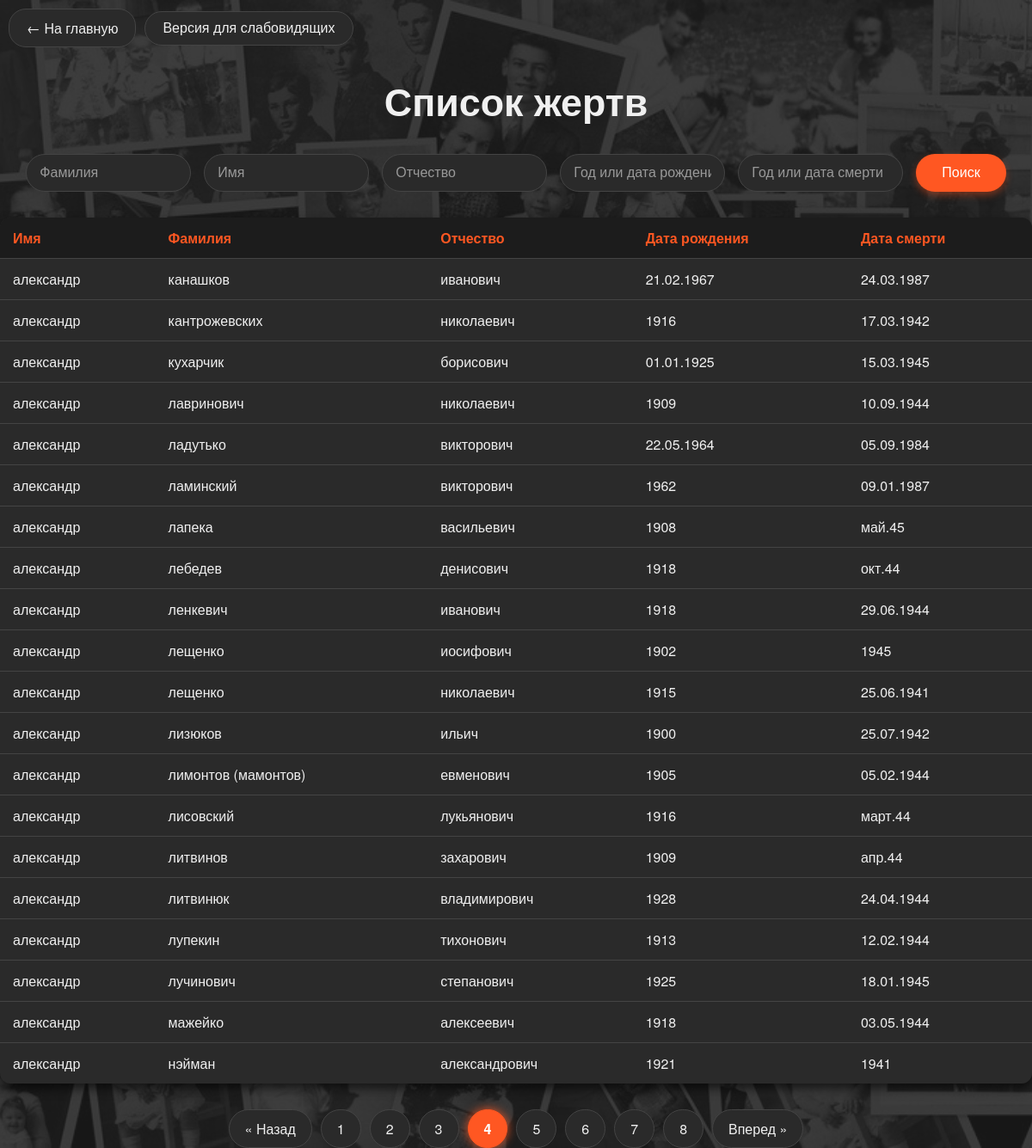
The page /6btn.php?page=4 on the database its author committed.
### tables this page shows
CREATE TABLE "people" (
	"name"	TEXT,
	"surname"	TEXT,
	"patronymic"	TEXT,
	"birth_date"	TEXT,
	"death_date"	TEXT
);

### 6btn.php (the view, shortened to what this page needs)
<?php
function h($str) {
    return htmlspecialchars($str ?? '', ENT_QUOTES, 'UTF-8');
}
$pdo = new PDO('sqlite:bd_from_csv.sqlite');
$pdo->setAttribute(PDO::ATTR_ERRMODE, PDO::ERRMODE_EXCEPTION);
$surname = $_GET['surname'] ?? '';
$name = $_GET['name'] ?? '';
$patronymic = $_GET['patronymic'] ?? '';
$birth_date = $_GET['birth_date'] ?? '';
$death_date = $_GET['death_date'] ?? '';
$page = max(1, (int)($_GET['page'] ?? 1));
$perPage = 20;
$where = [];
$params = [];
$where[] = "surname != 'Фамилия'";
$where[] = "name != 'Имя'";
$where[] = "patronymic != 'Отчество'";
$where[] = "birth_date != 'Дата рождения'";
$where[] = "death_date != 'Дата смерти'";
$whereSQL = $where ? 'WHERE ' . implode(' AND ', $where) : '';
$countStmt = $pdo->prepare("SELECT COUNT(*) FROM people $whereSQL");
$countStmt->execute($params);
$total = $countStmt->fetchColumn();
$offset = ($page - 1) * $perPage;
$sql = "SELECT * FROM people $whereSQL ORDER BY surname, name, patronymic LIMIT :limit OFFSET :offset";
$stmt = $pdo->prepare($sql);
$stmt->bindValue(':limit', $perPage, PDO::PARAM_INT);
$stmt->bindValue(':offset', $offset, PDO::PARAM_INT);
$stmt->execute();
$results = $stmt->fetchAll(PDO::FETCH_ASSOC);
$totalPages = ceil($total / $perPage);
?>
<!DOCTYPE html>
<html lang="ru">
<head>
</head>
<body>
<div class="top-controls">
  <a href="index.html" class="back-home-btn">← На главную</a>
  <button onclick="toggleAccessibility()" id="accessibilityBtn">Версия для слабовидящих</button>
</div>
<h1>Список жертв</h1>
<form method="get">
    <input type="text" name="surname" placeholder="Фамилия" value="<?= h($surname) ?>" />
    <input type="text" name="name" placeholder="Имя" value="<?= h($name) ?>" />
    <input type="text" name="patronymic" placeholder="Отчество" value="<?= h($patronymic) ?>" />
    <input type="text" name="birth_date" placeholder="Год или дата рождения" value="<?= h($birth_date) ?>" />
    <input type="text" name="death_date" placeholder="Год или дата смерти" value="<?= h($death_date) ?>" />
    <button type="submit">Поиск</button>
</form>
<table>
    <thead>
        <tr>
            <th>Имя</th>
            <th>Фамилия</th>
            <th>Отчество</th>
            <th>Дата рождения</th>
            <th>Дата смерти</th>
        </tr>
    </thead>
    <tbody>
        <?php if ($results): ?>
            <?php foreach ($results as $row): ?>
                <tr>
                    <td><?= h($row['surname']) ?></td>
                    <td><?= h($row['name']) ?></td>
                    <td><?= h($row['patronymic']) ?></td>
                    <td><?= h($row['birth_date']) ?></td>
                    <td><?= h($row['death_date']) ?></td>
                </tr>
            <?php endforeach; ?>
        <?php else: ?>
            <tr><td colspan="5">Нет данных</td></tr>
        <?php endif; ?>
    </tbody>
</table>
<div class="pagination">
    <?php if ($page > 1): ?>
        <a href="?<?= http_build_query(array_merge($_GET, ['page' => $page - 1])) ?>">&laquo; Назад</a>
    <?php endif; ?>
    <?php
    $start = max(1, $page - 4);
    $end = min($totalPages, $page + 4);
    for ($p = $start; $p <= $end; $p++):
    ?>
        <?php if ($p == $page): ?>
            <span class="current"><?= $p ?></span>
        <?php else: ?>
            <a href="?<?= http_build_query(array_merge($_GET, ['page' => $p])) ?>"><?= $p ?></a>
        <?php endif; ?>
    <?php endfor; ?>
    <?php if ($page < $totalPages): ?>
        <a href="?<?= http_build_query(array_merge($_GET, ['page' => $page + 1])) ?>">Вперед &raquo;</a>
    <?php endif; ?>
</div>
</body>
</html>

### 6btn.php (style rules this page uses)
body { font-family: 'Helvetica Neue', 'Pathway Gothic One', sans-serif; background-color: #1c1c1c; color: #f0f0f0; margin: 0; padding: 0; background-image: url('fon.jpg'); background-size: cover; background-position: center; background-repeat: no-repeat; background-attachment: fixed; position: relative; z-index: 0; }
body::before { content: ""; position: fixed; top: 0; left: 0; right: 0; bottom: 0; background: rgba(28, 28, 28, 0.85); z-index: -1; }
h1 { color: #f0f0f0; font-weight: 600; font-size: 2.8em; text-align: center; margin-bottom: 30px; }
form { display: flex; flex-wrap: wrap; gap: 15px; justify-content: center; margin-bottom: 30px; }
input[type=text] { padding: 12px 15px; width: 160px; background-color: #2a2a2a; border: 1px solid #444444; border-radius: 25px; color: #f0f0f0; font-size: 1em; transition: border-color 0.3s ease, background-color 0.3s ease; }
input[type=text]::placeholder { color: #999999; }
button[type=submit] { padding: 12px 30px; background-color: #ff5722; color: white; border: none; border-radius: 25px; cursor: pointer; font-size: 1em; transition: background-color 0.3s ease, transform 0.3s ease; box-shadow: 0 4px 8px rgba(255, 87, 34, 0.4); }
table { border-collapse: collapse; width: 100%; background-color: #2a2a2a; border-radius: 12px; overflow: hidden; box-shadow: 0 6px 12px rgba(0, 0, 0, 0.6); }
th, td { padding: 12px 15px; border-bottom: 1px solid #444444; color: #f0f0f0; text-align: left; font-size: 1em; }
th { background-color: #1c1c1c; font-weight: 600; color: #ff5722; }
tbody tr:last-child td { border-bottom: none; }
.pagination { margin-top: 30px; display: flex; flex-wrap: wrap; justify-content: center; gap: 10px; }
.pagination a, .pagination span { padding: 10px 18px; border: 1px solid #444444; border-radius: 25px; text-decoration: none; color: #f0f0f0; background-color: #2a2a2a; font-weight: 500; transition: background-color 0.3s ease, border-color 0.3s ease; }
.pagination span.current { background-color: #ff5722; color: white; border-color: #ff5722; font-weight: 700; box-shadow: 0 0 12px rgba(255, 87, 34, 0.9); }
.top-controls a.back-home-btn, .top-controls button { padding: 10px 20px; background-color: #2a2a2a; color: #f0f0f0; border: 1px solid #444444; border-radius: 20px; text-decoration: none; font-size: 1em; cursor: pointer; transition: background-color 0.3s ease, transform 0.3s ease, box-shadow 0.3s ease; }
.top-controls { display: flex; align-items: center; gap: 10px; margin: 10px; }

### rows shown on the page
people: surname "александр", name "канашков", patronymic "иванович", birth_date "21.02.1967", death_date "24.03.1987"
people: surname "александр", name "кантрожевских", patronymic "николаевич", birth_date "1916", death_date "17.03.1942"
people: surname "александр", name "кухарчик", patronymic "борисович", birth_date "01.01.1925", death_date "15.03.1945"
people: surname "александр", name "лавринович", patronymic "николаевич", birth_date "1909", death_date "10.09.1944"
people: surname "александр", name "ладутько", patronymic "викторович", birth_date "22.05.1964", death_date "05.09.1984"
people: surname "александр", name "ламинский", patronymic "викторович", birth_date "1962", death_date "09.01.1987"
people: surname "александр", name "лапека", patronymic "васильевич", birth_date "1908", death_date "май.45"
people: surname "александр", name "лебедев", patronymic "денисович", birth_date "1918", death_date "окт.44"
people: surname "александр", name "ленкевич", patronymic "иванович", birth_date "1918", death_date "29.06.1944"
people: surname "александр", name "лещенко", patronymic "иосифович", birth_date "1902", death_date "1945"
people: surname "александр", name "лещенко", patronymic "николаевич", birth_date "1915", death_date "25.06.1941"
people: surname "александр", name "лизюков", patronymic "ильич", birth_date "1900", death_date "25.07.1942"
people: surname "александр", name "лимонтов (мамонтов)", patronymic "евменович", birth_date "1905", death_date "05.02.1944"
people: surname "александр", name "лисовский", patronymic "лукьянович", birth_date "1916", death_date "март.44"
people: surname "александр", name "литвинов", patronymic "захарович", birth_date "1909", death_date "апр.44"
people: surname "александр", name "литвинюк", patronymic "владимирович", birth_date "1928", death_date "24.04.1944"
people: surname "александр", name "лупекин", patronymic "тихонович", birth_date "1913", death_date "12.02.1944"
people: surname "александр", name "лучинович", patronymic "степанович", birth_date "1925", death_date "18.01.1945"
people: surname "александр", name "мажейко", patronymic "алексеевич", birth_date "1918", death_date "03.05.1944"
people: surname "александр", name "нэйман", patronymic "александрович", birth_date "1921", death_date "1941"
